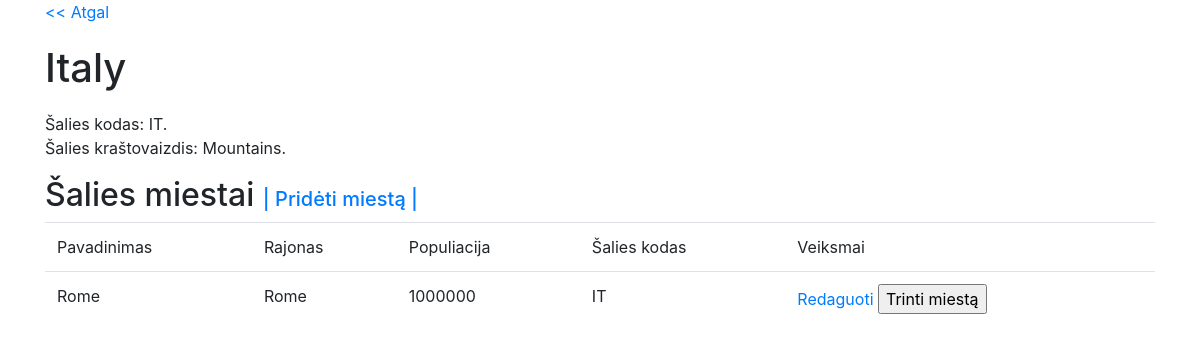
Page /getCountry.php?code=IT on the committed database.
### tables this page shows
CREATE TABLE
IF NOT EXISTS country
(
code char
(2)  NOT NULL,
name char
(255),
surface char
(255),
PRIMARY KEY
(code)
);

CREATE TABLE
IF NOT EXISTS city
(
id int
(10) unsigned NOT NULL AUTO_INCREMENT,
name char
(255),
district char
(255),
population int
(11),
country_code char
(2),
PRIMARY KEY
(id)
);

### Country.php (called while the page is built, shortened)
<?php
class Country
{
    public static function findOneCountry(string $code): array
    {
        $query = self::$pdo->prepare('SELECT code, name, surface FROM country where code = :code');
        $query->execute(['code' => $code]);
        return $query->fetch();
    }
}

### City.php (called while the page is built, shortened)
<?php
class City
{
    public static function findCities($countryCode): array
    {
        $query = self::$pdo->prepare('SELECT * FROM city WHERE country_code = :country_code');
        $query->execute(['country_code' => $countryCode]);
        return $query->fetchAll();
    }
}

### getCountry.php (the view, shortened to what this page needs)
<?php
require_once 'Country.php';
require_once 'City.php';
$countryCode = $_GET['code'];
$country = Country::findOneCountry($countryCode);
$cities = City::findCities($countryCode);
include 'header.php';
?>
<p><a href="index.php"><< Atgal</a></p>
    <h1 style="margin: 20px 0;"><?php echo $country['name'] ?></h1>
    <p>Šalies kodas: <?php echo $country['code'] ?>.<br>
    Šalies kraštovaizdis: <?php echo $country['surface'] ?>.</p>
    <h2>Šalies miestai  <a href="createCity.php?country_code=<?php echo $country['code'] ?>" style="font-size: 20px">|  Pridėti miestą  |</a></h2>
    <table class="table table-hover">
            <thead>
                <td>Pavadinimas</td>
                <td>Rajonas</td>
                <td>Populiacija</td>
                <td>Šalies kodas</td>
                <td>Veiksmai</td>
            </thead>
            <?php foreach ($cities as $city) {?>
            <tr>
                <td><?php echo $city['name'] ?></td>
                <td><?php echo $city['district'] ?></td>
                <td><?php echo $city['population'] ?></td>
                <td><?php echo $city['country_code'] ?></td>
                <td><a href="editCity.php?id=<?php echo $city['id'] ?>>">Redaguoti</a>
                <form action="deleteCity.php" method="POST" style="display: inline-block">
                    <input type="submit" value="Trinti miestą">
                </form></td>
            </tr>
            <?php }?>
    </table>
</div>
</body>
</html>

### rows in the picture
country: name "Italy", code "IT", surface "Mountains"
city: name "Rome", district "Rome", population "1000000", country_code "IT"
